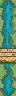

A 2D game scene composited from a Tiled map and its tileset images. What follows is a short description and the map's XML, with every tile layer's data as written:
An orthogonal 1x6 tile map with 16x16 px tiles, 1 tile layer (Tile Layer 1).

<map version="1.4" tiledversion="2021.01.13" orientation="orthogonal" renderorder="right-down" width="1" height="6" tilewidth="16" tileheight="16" infinite="0" nextlayerid="2" nextobjectid="1">
 <tileset firstgid="1" name="UpdatedVillage.png" tilewidth="16" tileheight="16" tilecount="1024" columns="32">
  <image source="UpdatedVillage.png" trans="ffffff" width="512" height="512" />
 </tileset>
 <layer id="1" name="Tile Layer 1" width="1" height="6">
  <data encoding="csv">
953,
826,
858,
360,
825,
985
</data>
 </layer>
</map>
